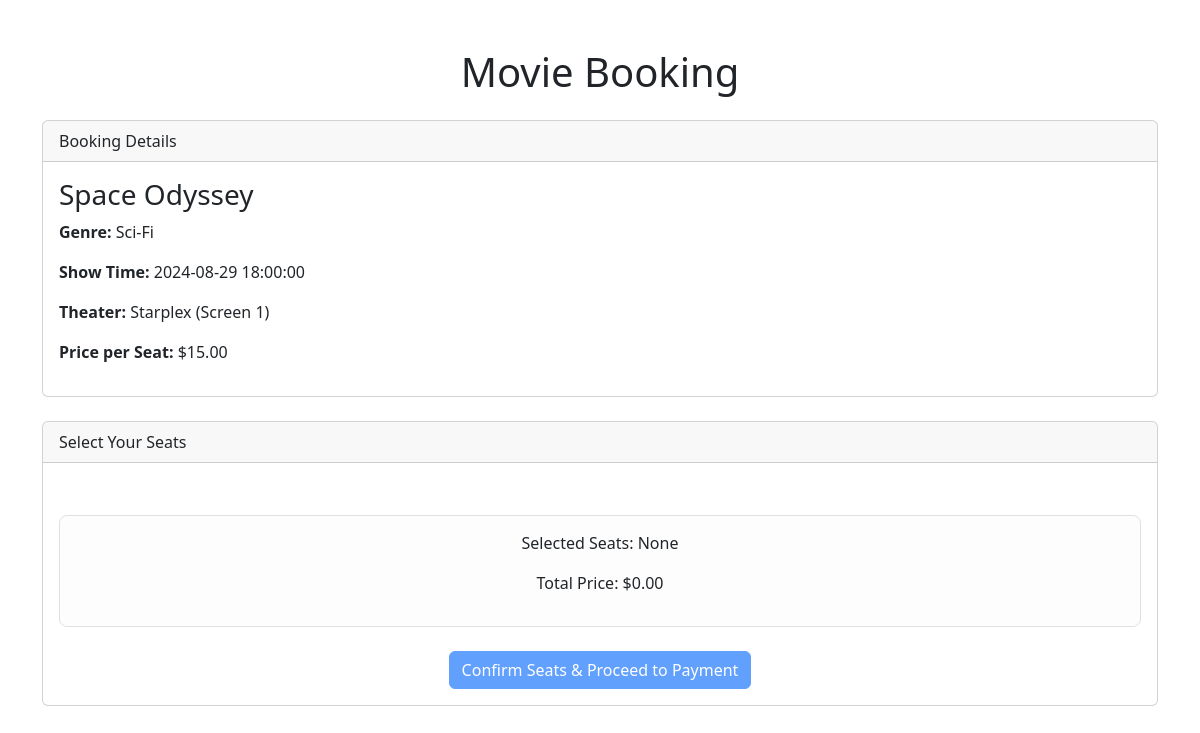
Screenshot of /booking_flow.php?show_id=4 with the database file from the repository.
### tables this page shows
CREATE TABLE movies (
    movie_id INT AUTO_INCREMENT PRIMARY KEY,
    title VARCHAR(255) NOT NULL,
    genre VARCHAR(100),
    director VARCHAR(100),
    release_date DATE,
    duration_minutes INT,
    description TEXT,
    rating DECIMAL(3, 1)
);

CREATE TABLE shows (
    show_id INT AUTO_INCREMENT PRIMARY KEY,
    screen_id INT NOT NULL,
    movie_id INT NOT NULL,
    start_time DATETIME NOT NULL,
    end_time DATETIME NOT NULL,
    price DECIMAL(10, 2) NOT NULL,
    FOREIGN KEY (screen_id) REFERENCES screens(screen_id) ON DELETE CASCADE,
    FOREIGN KEY (movie_id) REFERENCES movies(movie_id) ON DELETE CASCADE
);

CREATE TABLE theaters (
    theater_id INT AUTO_INCREMENT PRIMARY KEY,
    name VARCHAR(100) NOT NULL UNIQUE,
    location VARCHAR(255),
    capacity INT
);

CREATE TABLE screens (
    screen_id INT AUTO_INCREMENT PRIMARY KEY,
    theater_id INT NOT NULL,
    screen_number INT NOT NULL,
    capacity INT NOT NULL,
    screen_type VARCHAR(50),  
    FOREIGN KEY (theater_id) REFERENCES theaters(theater_id) ON DELETE CASCADE,
    UNIQUE (theater_id, screen_number)
);

### booking_flow.php (the view, shortened to what this page needs)
<?php
try {
    $conn = new mysqli(DB_HOST, DB_USER, DB_PASS, DB_NAME);
} catch (Exception $e) {
    die("Database connection error: " . $e->getMessage());
}
$show_id = isset($_GET['show_id']) ? intval($_GET['show_id']) : 0;
$movie_details = null;
$show_details = null;
if ($show_id > 0) {
    $movie_sql = "SELECT m.* FROM movies m JOIN shows s ON m.movie_id = s.movie_id WHERE s.show_id = ?";
    $stmt_movie = $conn->prepare($movie_sql);
    $stmt_movie->bind_param("i", $show_id);
    $stmt_movie->execute();
    $result_movie = $stmt_movie->get_result();
    $movie_details = $result_movie->fetch_assoc();
    $show_sql = "SELECT s.*, sc.screen_number, t.name as theater_name
                 FROM shows s
                 JOIN screens sc ON s.screen_id = sc.screen_id
                 JOIN theaters t ON sc.theater_id = t.theater_id
                 WHERE s.show_id = ?";
    $stmt_show = $conn->prepare($show_sql);
    $stmt_show->bind_param("i", $show_id);
    $stmt_show->execute();
    $result_show = $stmt_show->get_result();
    $show_details = $result_show->fetch_assoc();
}
?>
<!DOCTYPE html>
<html lang="en">
<head>
    <link href="https://cdn.jsdelivr.net/npm/bootstrap@5.3.0/dist/css/bootstrap.min.css" rel="stylesheet">
</head>
<body>
    <div class="container mt-5">
        <h1 class="mb-4 text-center">Movie Booking</h1>
        <?php if ($show_id > 0 && $movie_details && $show_details): ?>
            <?php if (!isset($_GET['action']) || $_GET['action'] == 'select_seats'):  ?>
                <div class="card mb-4">
                    <div class="card-header">
                        Booking Details
                    </div>
                    <div class="card-body">
                        <h3><?php echo htmlspecialchars($movie_details['title']); ?></h3>
                        <p><strong>Genre:</strong> <?php echo htmlspecialchars($movie_details['genre']); ?></p>
                        <p><strong>Show Time:</strong> <?php echo htmlspecialchars($show_details['start_time']); ?></p>
                        <p><strong>Theater:</strong> <?php echo htmlspecialchars($show_details['theater_name']); ?> (Screen <?php echo htmlspecialchars($show_details['screen_number']); ?>)</p>
                        <p><strong>Price per Seat:</strong> $<?php echo htmlspecialchars($show_details['price']); ?></p>
                    </div>
                </div>
                <div class="card mb-4">
                    <div class="card-header">
                        Select Your Seats
                    </div>
                    <div class="card-body">
                        <form action="booking_flow.php?show_id=<?php echo $show_id; ?>" method="POST" id="seat-selection-form">
                            <div class="seat-info text-center mt-3">
                                <p>Selected Seats: <span id="selected-seats-display">None</span></p>
                                <p>Total Price: $<span id="total-price-display">0.00</span></p>
                            </div>
                            <div class="text-center mt-4">
                                <button type="submit" class="btn btn-primary" id="confirm-seats-btn" disabled>Confirm Seats & Proceed to Payment</button>
                            </div>
                        </form>
                    </div>
                </div>
            <?php endif; ?>
        <?php endif; ?>
    </div>
</body>
</html>

### booking_flow.php (style rules this page uses)
.seat-info { margin-top: 20px; padding: 15px; border: 1px solid #e0e0e0; border-radius: 8px; background-color: #fdfdfd; }

### rows the page displays
movies: title "Space Odyssey", genre "Sci-Fi"
shows: start_time "2024-08-29 18:00:00", theaters.name "Starplex", screen.screen_number "1", price "15.00"
